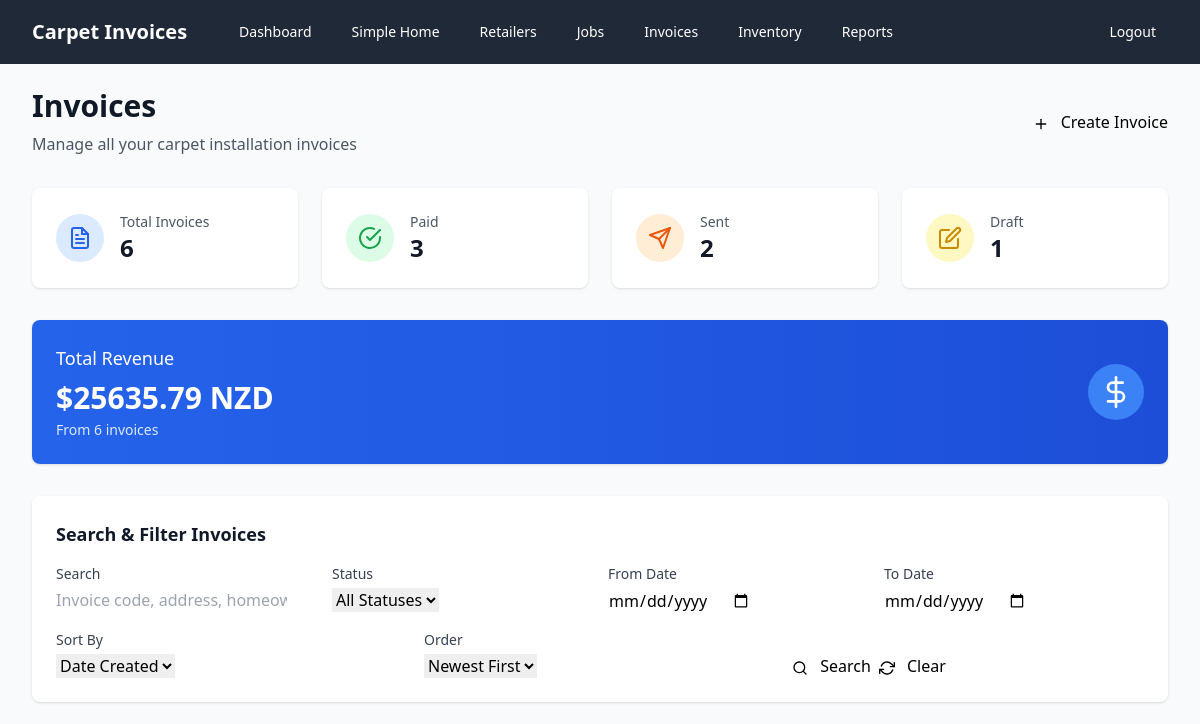
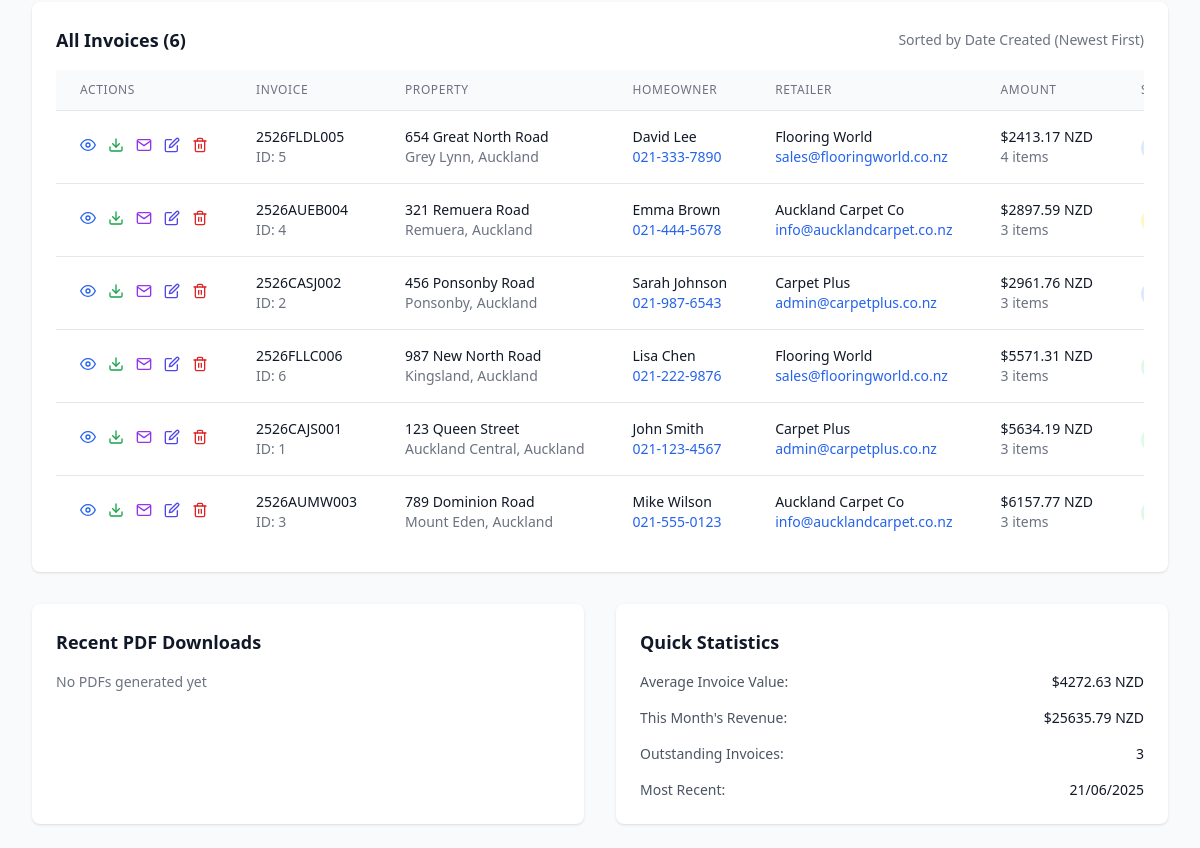
/invoices (signed in), run on an earlier commit of the app's database (2 pictures, top to bottom).
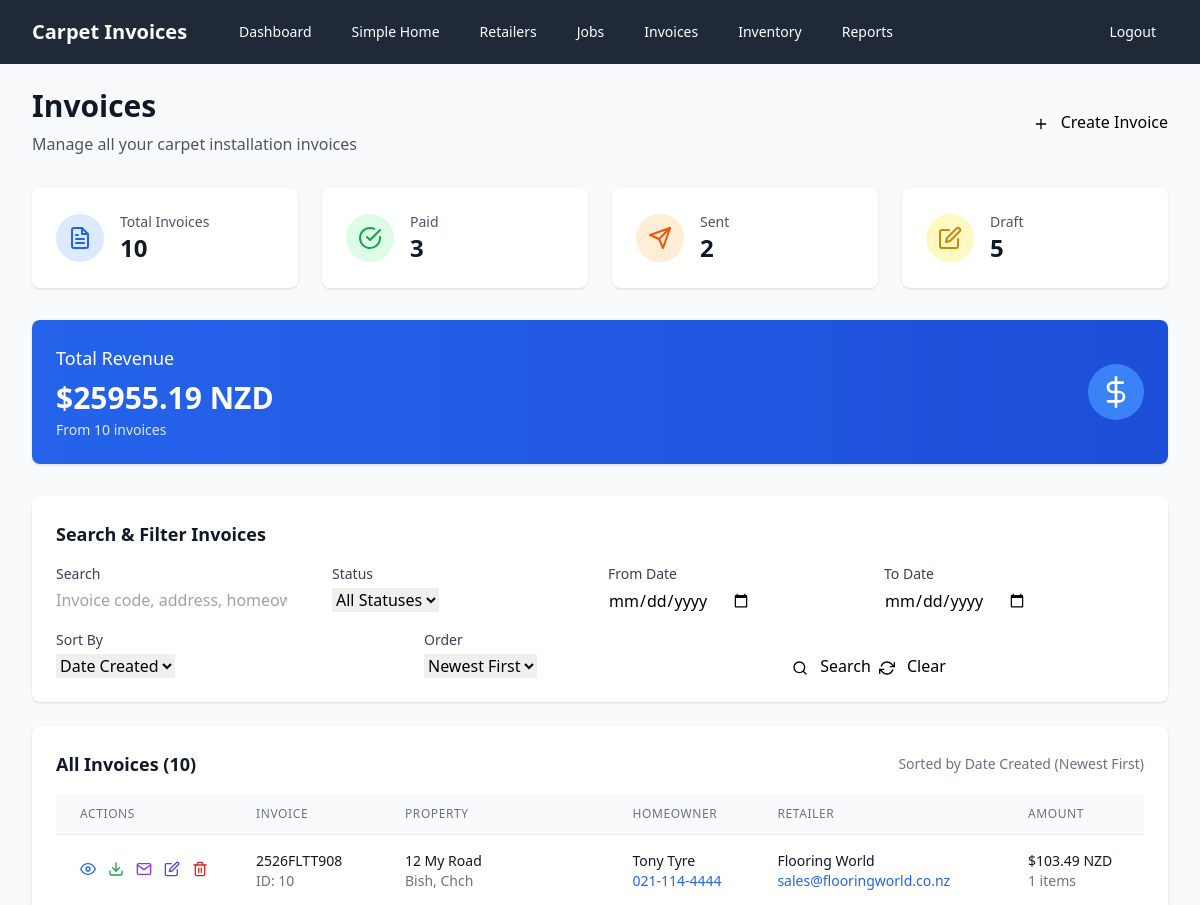
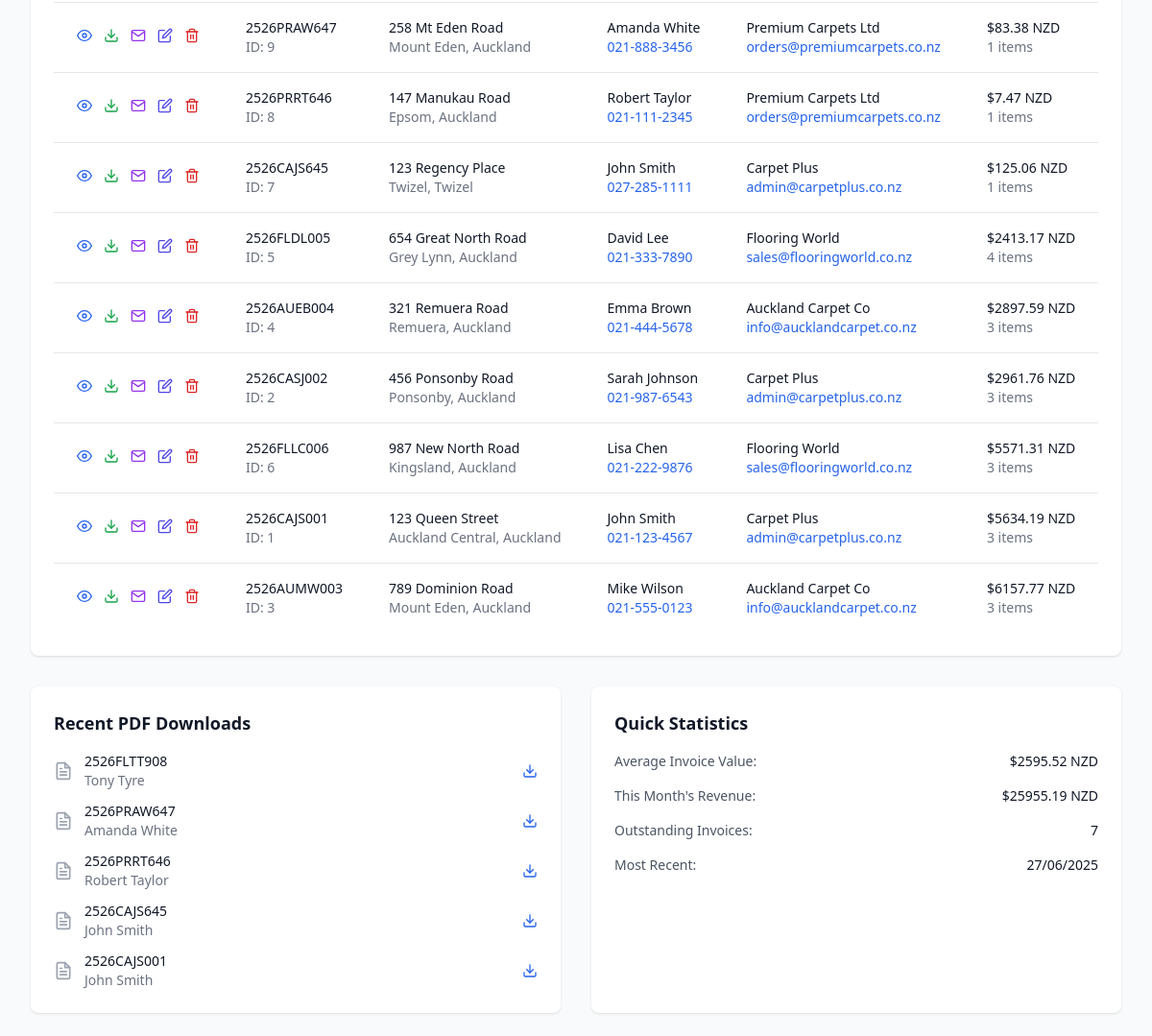
And on a later commit of the database (2 pictures, top to bottom).
### models.py (models this page shows, shortened)
class Invoice(db.Model):
    id = db.Column(db.Integer, primary_key=True)
    invoice_code = db.Column(db.String(100), unique=True, nullable=False, index=True)
    job_id = db.Column(db.Integer, ForeignKey('job.id'), nullable=False, index=True)
    date_created = db.Column(db.Date, nullable=False, default=datetime.now().date, index=True)
    status = db.Column(db.String(20), nullable=False, default='draft', index=True)  # draft, sent, paid
    gst_percentage = db.Column(db.Float, nullable=False, default=15.0)
    subtotal = db.Column(db.Float, nullable=False, default=0.0)
    gst_amount = db.Column(db.Float, nullable=False, default=0.0)
    total = db.Column(db.Float, nullable=False, default=0.0, index=True)
    job = relationship("Job", back_populates="invoices")
    lines = relationship("InvoiceLine", back_populates="invoice", cascade="all, delete-orphan")
    files = relationship("FileStore", back_populates="invoice", cascade="all, delete-orphan")

class Job(db.Model):
    id = db.Column(db.Integer, primary_key=True)
    street_address = db.Column(db.String(200), nullable=False)
    suburb = db.Column(db.String(100), nullable=False)
    town_city = db.Column(db.String(100), nullable=False)
    retailer_id = db.Column(db.Integer, ForeignKey('retailer.id'), nullable=False)
    homeowner_name = db.Column(db.String(100), nullable=False)
    homeowner_phone = db.Column(db.String(20), nullable=False)
    date_completed = db.Column(db.Date, nullable=False)
    retailer = relationship("Retailer", back_populates="jobs")
    invoices = relationship("Invoice", back_populates="job")

class Retailer(db.Model):
    id = db.Column(db.Integer, primary_key=True)
    name = db.Column(db.String(100), nullable=False)
    email = db.Column(db.String(120), nullable=False)
    phone = db.Column(db.String(20), nullable=False)
    jobs = relationship("Job", back_populates="retailer")

### app.py (the view, shortened to what this page needs)
@app.route('/invoices')
@login_required
def invoices():
    search = request.args.get('search', '').strip()
    status_filter = request.args.get('status', '')
    date_from = request.args.get('date_from', '')
    date_to = request.args.get('date_to', '')
    sort_by = request.args.get('sort', 'date_created')
    sort_order = request.args.get('order', 'desc')
    query = db.session.query(Invoice).join(Job).join(Retailer)
    if status_filter:
        query = query.filter(Invoice.status == status_filter)
    if date_from:
        try:
            from_date = datetime.strptime(date_from, '%Y-%m-%d').date()
            query = query.filter(Invoice.date_created >= from_date)
        except ValueError:
            pass
    if date_to:
        try:
            to_date = datetime.strptime(date_to, '%Y-%m-%d').date()
            query = query.filter(Invoice.date_created <= to_date)
        except ValueError:
            pass
    if sort_by == 'invoice_code':
        sort_column = Invoice.invoice_code
    elif sort_by == 'total':
        sort_column = Invoice.total
    elif sort_by == 'status':
        sort_column = Invoice.status
    elif sort_by == 'address':
        sort_column = Job.street_address
    elif sort_by == 'homeowner':
        sort_column = Job.homeowner_name
    elif sort_by == 'retailer':
        sort_column = Retailer.name
    else:  # default to date_created
        sort_column = Invoice.date_created
    if sort_order == 'asc':
        query = query.order_by(sort_column.asc())
    else:
        query = query.order_by(sort_column.desc())
    invoices_list = query.all()
    return render_template('invoices.html',
                         invoices=invoices_list,
                         search=search,
                         status_filter=status_filter,
                         date_from=date_from,
                         date_to=date_to,
                         sort_by=sort_by,
                         sort_order=sort_order)

### app.py (called while the page is built)
def login_required(f):
    from functools import wraps
    @wraps(f)
    def decorated_function(*args, **kwargs):
        if not session.get('logged_in'):
            return redirect(url_for('login'))
        return f(*args, **kwargs)
    return decorated_function

def format_nz_currency(amount):
    return f"${amount:.2f} NZD"

@app.template_filter('nz_currency')
def nz_currency_filter(amount):
    return format_nz_currency(amount)

@app.template_filter('nz_date')
def nz_date_filter(date):
    if date:
        return date.strftime('%d/%m/%Y')
    return ''

### templates/invoices.html (shortened to what the changed rows need)
{% extends "base.html" %}
{% block content %}
<div class="flex flex-col sm:flex-row justify-between items-start sm:items-center mb-8">
    <div>
        <h1 class="text-3xl font-bold text-gray-900">Invoices</h1>
    </div>
</div>
<div class="grid grid-cols-1 md:grid-cols-4 gap-6 mb-8">
    <div class="bg-white rounded-lg shadow p-6">
        <div class="flex items-center">
            <div class="ml-4">
                <p class="text-sm font-medium text-gray-600">Total Invoices</p>
                <p class="text-2xl font-bold text-gray-900">{{ invoices|length }}</p>
            </div>
        </div>
    </div>
    <div class="bg-white rounded-lg shadow p-6">
        <div class="flex items-center">
            <div class="ml-4">
                <p class="text-sm font-medium text-gray-600">Draft</p>
                <p class="text-2xl font-bold text-gray-900">
                    {{ invoices|selectattr('status', 'equalto', 'draft')|list|length }}
                </p>
            </div>
        </div>
    </div>
</div>
<div class="bg-gradient-to-r from-blue-600 to-blue-700 rounded-lg shadow p-6 mb-8 text-white">
    <div class="flex items-center justify-between">
        <div>
            <h3 class="text-lg font-medium">Total Revenue</h3>
            <p class="text-3xl font-bold mt-2">
                {% set total_revenue = invoices|sum(attribute='total') %}
                {{ total_revenue | nz_currency }}
            </p>
            <p class="text-blue-100 text-sm mt-1">
                From {{ invoices|length }} invoices
            </p>
        </div>
    </div>
</div>
<div class="bg-white rounded-lg shadow mb-6">
    <div class="p-6">
        <h2 class="text-lg font-semibold text-gray-900 mb-4">Search & Filter Invoices</h2>
    </div>
</div>
<div class="bg-white rounded-lg shadow">
    <div class="p-6">
        <div class="flex items-center justify-between mb-4">
            <h2 class="text-lg font-semibold text-gray-900">
                {% if search or status_filter or date_from or date_to %}
                    Filtered Invoices ({{ invoices|length }} results)
                {% else %}
                    All Invoices ({{ invoices|length }})
                {% endif %}
            </h2>
            <div class="flex space-x-2">
                <span class="text-sm text-gray-500">
                </span>
            </div>
        </div>
        {% if invoices %}
        <div class="overflow-x-auto">
            <table class="min-w-full divide-y divide-gray-200">
                <thead class="bg-gray-50">
                    <tr>
                        <th class="px-6 py-3 text-left text-xs font-medium text-gray-500 uppercase tracking-wider">
                            Actions
                        </th>
                        <th class="px-6 py-3 text-left text-xs font-medium text-gray-500 uppercase tracking-wider">
                            Invoice
                        </th>
                        <th class="px-6 py-3 text-left text-xs font-medium text-gray-500 uppercase tracking-wider">
                            Property
                        </th>
                        <th class="px-6 py-3 text-left text-xs font-medium text-gray-500 uppercase tracking-wider">
                            Homeowner
                        </th>
                        <th class="px-6 py-3 text-left text-xs font-medium text-gray-500 uppercase tracking-wider">
                            Retailer
                        </th>
                        <th class="px-6 py-3 text-left text-xs font-medium text-gray-500 uppercase tracking-wider">
                            Amount
                        </th>
                        <th class="px-6 py-3 text-left text-xs font-medium text-gray-500 uppercase tracking-wider">
                        </th>
                    </tr>
                </thead>
                <tbody class="bg-white divide-y divide-gray-200">
                    {% for invoice in invoices %}
                    <tr class="hover:bg-gray-50">
                        <td class="px-6 py-4 whitespace-nowrap text-sm font-medium">
                            <div class="flex space-x-3">
                                <a href="{{ url_for('invoice_preview', invoice_id=invoice.id) }}"
                                   class="text-blue-600 hover:text-blue-800"
                                   title="View Invoice">
                                    <i data-feather="eye" class="h-4 w-4"></i>
                                </a>
                                <a href="{{ url_for('invoice_pdf', invoice_id=invoice.id) }}"
                                   class="text-green-600 hover:text-green-800"
                                   title="Download PDF">
                                    <i data-feather="download" class="h-4 w-4"></i>
                                </a>
                                <a href="{{ url_for('invoice_email', invoice_id=invoice.id) }}"
                                   class="text-purple-600 hover:text-purple-800"
                                   title="Send Email">
                                    <i data-feather="mail" class="h-4 w-4"></i>
                                </a>
                                <a href="#" class="text-indigo-600 hover:text-indigo-800" title="Edit Invoice">
                                    <i data-feather="edit" class="h-4 w-4"></i>
                                </a>
                                <form method="POST" action="{{ url_for('delete_invoice', invoice_id=invoice.id) }}"
                                      class="inline delete-invoice-form">
                                    <button type="submit" class="text-red-600 hover:text-red-800" title="Delete Invoice">
                                        <i data-feather="trash-2" class="h-4 w-4"></i>
                                    </button>
                                </form>
                            </div>
                        </td>
                        <td class="px-6 py-4 whitespace-nowrap">
                            <div class="text-sm font-medium text-gray-900">{{ invoice.invoice_code }}</div>
                            <div class="text-sm text-gray-500">ID: {{ invoice.id }}</div>
                        </td>
                        <td class="px-6 py-4 whitespace-nowrap">
                            <div class="text-sm text-gray-900">{{ invoice.job.street_address }}</div>
                            <div class="text-sm text-gray-500">{{ invoice.job.suburb }}, {{ invoice.job.town_city }}</div>
                        </td>
                        <td class="px-6 py-4 whitespace-nowrap">
                            <div class="text-sm text-gray-900">{{ invoice.job.homeowner_name }}</div>
                            <div class="text-sm text-gray-500">
                                <a href="tel:{{ invoice.job.homeowner_phone }}" class="text-blue-600 hover:text-blue-800">
                                    {{ invoice.job.homeowner_phone }}
                                </a>
                            </div>
                        </td>
                        <td class="px-6 py-4 whitespace-nowrap">
                            <div class="text-sm text-gray-900">{{ invoice.job.retailer.name }}</div>
                            <div class="text-sm text-gray-500">
                                <a href="mailto:{{ invoice.job.retailer.email }}" class="text-blue-600 hover:text-blue-800">
                                    {{ invoice.job.retailer.email }}
                                </a>
                            </div>
                        </td>
                        <td class="px-6 py-4 whitespace-nowrap">
                            <div class="text-sm font-medium text-gray-900">{{ invoice.total | nz_currency }}</div>
                            <div class="text-sm text-gray-500">
                                {{ invoice.lines|length }} items
                            </div>
                        </td>
                        <td class="px-6 py-4 whitespace-nowrap">
                            <span class="inline-flex px-2 py-1 text-xs font-semibold rounded-full
                                {% if invoice.status == 'paid' %}bg-green-100 text-green-800
                                {% elif invoice.status == 'sent' %}bg-blue-100 text-blue-800
                                {% else %}bg-yellow-100 text-yellow-800{% endif %}">
                            </span>
                        </td>
                    </tr>
                    {% endfor %}
                </tbody>
            </table>
        </div>
        {% endif %}
    </div>
</div>
{% if invoices %}
<div class="mt-8 grid grid-cols-1 lg:grid-cols-2 gap-8">
    <div class="bg-white rounded-lg shadow">
        <div class="p-6">
            <h3 class="text-lg font-semibold text-gray-900 mb-4">Recent PDF Downloads</h3>
            {% set recent_files = invoices|selectattr('files')|list %}
            {% if recent_files %}
            <div class="space-y-3">
                {% for invoice in recent_files[:5] %}
                <div class="flex items-center justify-between">
                    <div class="flex items-center">
                        <div class="flex-shrink-0">
                            <i data-feather="file-text" class="h-5 w-5 text-gray-400"></i>
                        </div>
                        <div class="ml-3">
                            <p class="text-sm font-medium text-gray-900">{{ invoice.invoice_code }}</p>
                            <p class="text-sm text-gray-500">{{ invoice.job.homeowner_name }}</p>
                        </div>
                    </div>
                    <div class="text-right">
                        <a href="{{ url_for('invoice_pdf', invoice_id=invoice.id) }}"
                           class="text-blue-600 hover:text-blue-800">
                            <i data-feather="download" class="h-4 w-4"></i>
                        </a>
                    </div>
                </div>
                {% endfor %}
            </div>
            {% else %}
            <p class="text-gray-500 text-sm">No PDFs generated yet</p>
            {% endif %}
        </div>
    </div>
    <div class="bg-white rounded-lg shadow">
        <div class="p-6">
            <h3 class="text-lg font-semibold text-gray-900 mb-4">Quick Statistics</h3>
            <div class="space-y-4">
                <div class="flex justify-between">
                    <span class="text-sm text-gray-600">Average Invoice Value:</span>
                    <span class="text-sm font-medium text-gray-900">
                        {% if invoices %}
                            {{ (invoices|sum(attribute='total') / invoices|length) | nz_currency }}
                        {% else %}
                            $0.00 NZD
                        {% endif %}
                    </span>
                </div>
                <div class="flex justify-between">
                    <span class="text-sm text-gray-600">This Month's Revenue:</span>
                    <span class="text-sm font-medium text-gray-900">
                        {% set this_month = invoices|selectattr('date_created')|list %}
                        {{ (this_month|sum(attribute='total') if this_month else 0) | nz_currency }}
                    </span>
                </div>
                <div class="flex justify-between">
                    <span class="text-sm text-gray-600">Outstanding Invoices:</span>
                    <span class="text-sm font-medium text-gray-900">
                        {{ invoices|rejectattr('status', 'equalto', 'paid')|list|length }}
                    </span>
                </div>
                <div class="flex justify-between">
                    <span class="text-sm text-gray-600">Most Recent:</span>
                    <span class="text-sm font-medium text-gray-900">
                        {% if invoices %}
                            {{ invoices[0].date_created | nz_date }}
                        {% else %}
                            None
                        {% endif %}
                    </span>
                </div>
            </div>
        </div>
    </div>
</div>
{% endif %}
{% endblock %}

What changed in the data, as far as the page shows it:
added Invoice: invoice_code "2526FLTT908", id "10", job.street_address "12 My Road", job.suburb "Bish", job.town_city "Chch", job.homeowner_name "Tony Tyre", job.homeowner_phone "021-114-4444", job.retailer.name "Flooring World", job.retailer.email "sales@flooringworld.co.nz", total|nz_currency "$103.49 NZD", lines|length "1", date_created "27/06/2025"
added Invoice: invoice_code "2526PRAW647", id "9", job.street_address "258 Mt Eden Road", job.suburb "Mount Eden", job.town_city "Auckland", job.homeowner_name "Amanda White", job.homeowner_phone "021-888-3456", job.retailer.name "Premium Carpets Ltd", job.retailer.email "orders@premiumcarpets.co.nz", total|nz_currency "$83.38 NZD", lines|length "1"
added Invoice: invoice_code "2526PRRT646", id "8", job.street_address "147 Manukau Road", job.suburb "Epsom", job.town_city "Auckland", job.homeowner_name "Robert Taylor", job.homeowner_phone "021-111-2345", job.retailer.name "Premium Carpets Ltd", job.retailer.email "orders@premiumcarpets.co.nz", total|nz_currency "$7.47 NZD", lines|length "1"
added Invoice: invoice_code "2526CAJS645", id "7", job.street_address "123 Regency Place", job.suburb "Twizel", job.town_city "Twizel", job.homeowner_name "John Smith", job.homeowner_phone "027-285-1111", job.retailer.name "Carpet Plus", job.retailer.email "admin@carpetplus.co.nz", total|nz_currency "$125.06 NZD", lines|length "1"
now on one of the page's lists (row unchanged): Invoice: invoice_code "2526CAJS001", job.homeowner_name "John Smith"
Also different on the page:
{{ invoices|length }}: "6" → "10"
{{ invoices|selectattr('status', 'equalto', 'draft')|list|length }}: "1" → "5"
{{ total_revenue | nz_currency }}: "$25635.79 NZD" → "$25955.19 NZD"
{{ (invoices|sum(attribute='total') / invoices|length) | nz_currency }}: "$4272.63 NZD" → "$2595.52 NZD"
{{ (this_month|sum(attribute='total') if this_month else 0) | nz_currency }}: "$25635.79 NZD" → "$25955.19 NZD"
{{ invoices|rejectattr('status', 'equalto', 'paid')|list|length }}: "3" → "7"
{{ invoices[0].date_created | nz_date }}: "21/06/2025" → "27/06/2025"
text no longer shown: "No PDFs generated yet"
